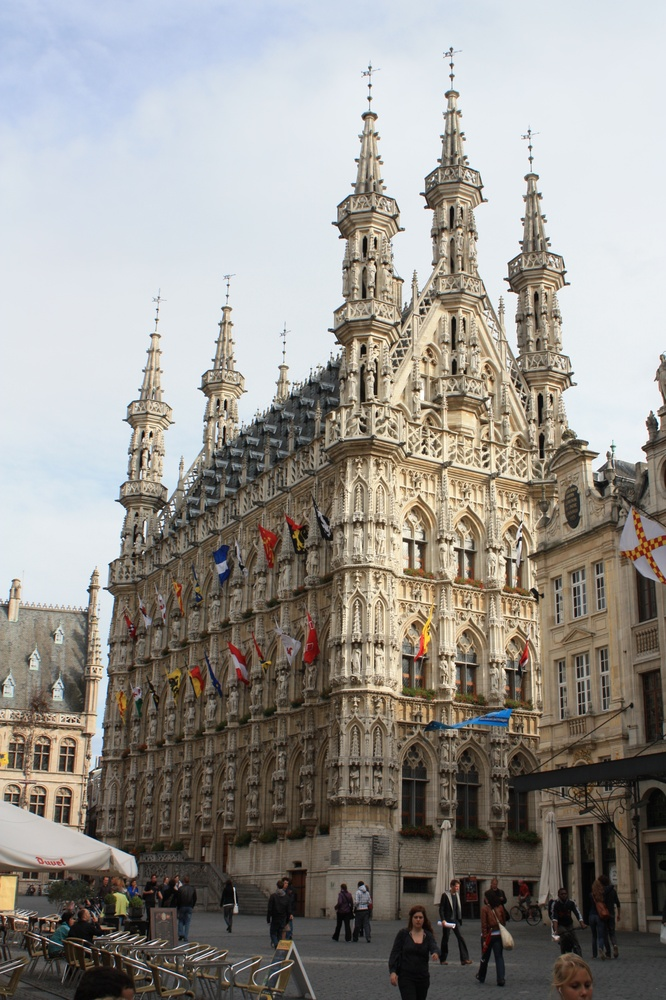
#> input picture Images/leuven.jpg, 666 x 1000 px, shrunk from 2056 x 3088 before the run, found by its file name
$ python usm2.py   (older library calls are emulated)
#> lines starting #> are read from the running program, lines starting #| are printed output that depends on the picture
# https://www.idtools.com.au/unsharp-masking-with-python-and-opencv/
import cv2
import matplotlib.pyplot as plt
from scipy.ndimage import median_filter

original_image = plt.imread('../images/leuven.jpg').astype('uint16')

# Convert to grayscale
gray_image = cv2.cvtColor(original_image, cv2.COLOR_BGR2GRAY)
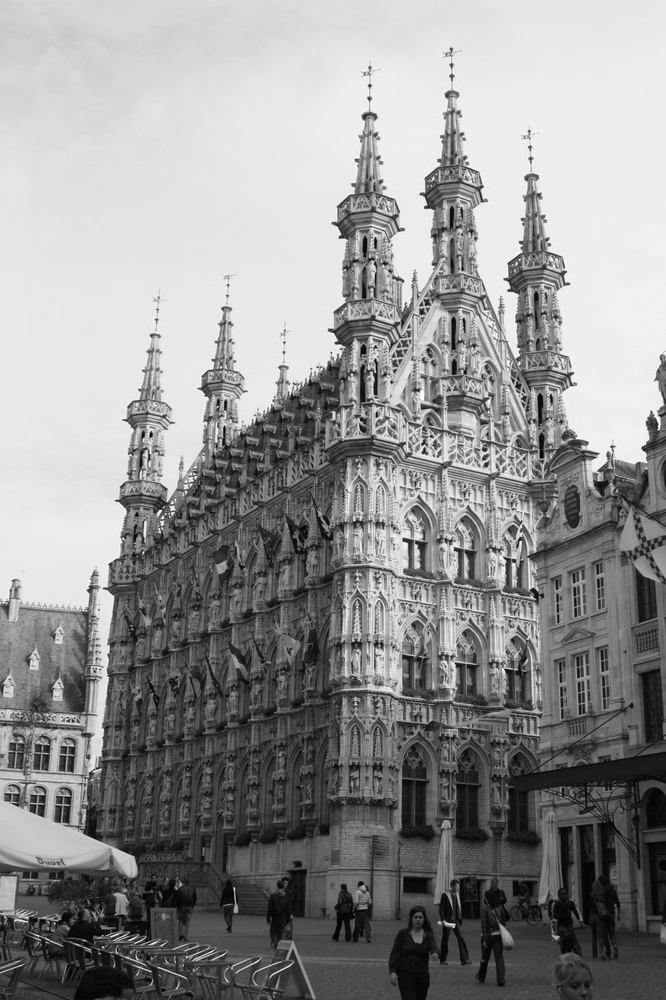
#> gray_image: shape (1000, 666) uint16; min 0, max 255, mean 145.7

# Median filtering
gray_image_mf = median_filter(gray_image, 1)

# Calculate the Laplacian
lap = cv2.Laplacian(gray_image_mf, cv2.CV_64F)
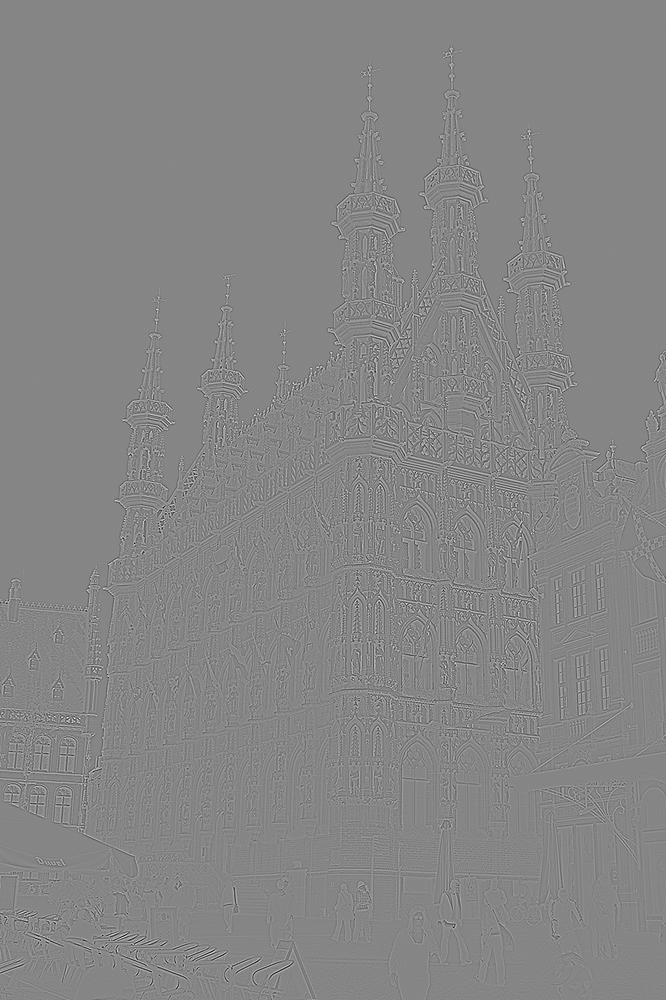
#> lap: shape (1000, 666) float64; min -476, max 431, mean 0; drawn with min black and max white

# Calculate the sharpened image
sharp = gray_image - 0.7 * lap
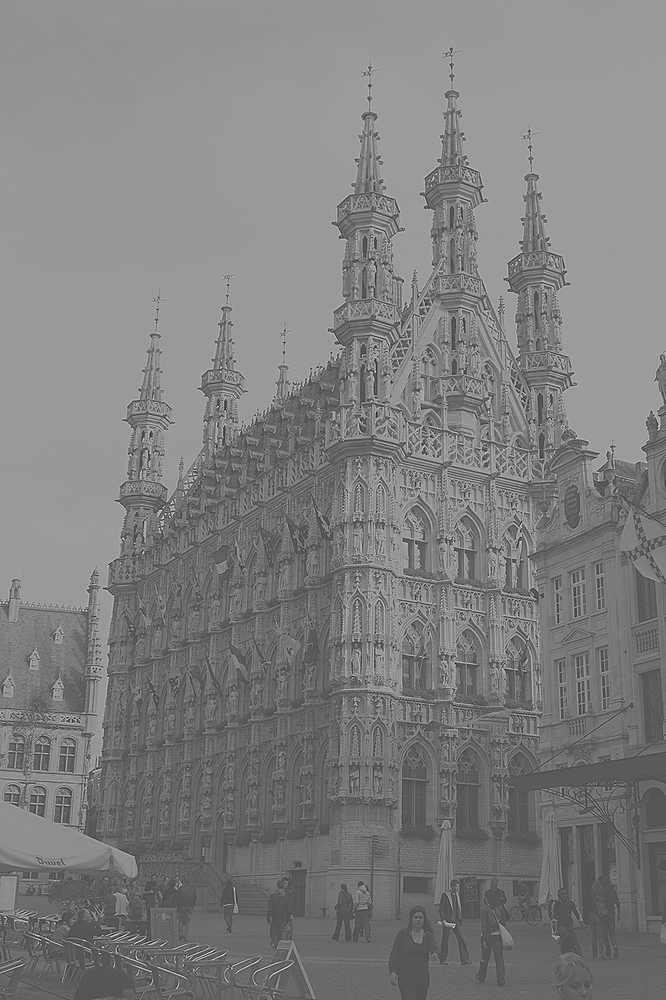
#> sharp: shape (1000, 666) float64; min -269.7, max 562.2, mean 145.7; drawn with min black and max white

cv2.imwrite('leuven-unsharp2.png', sharp)
